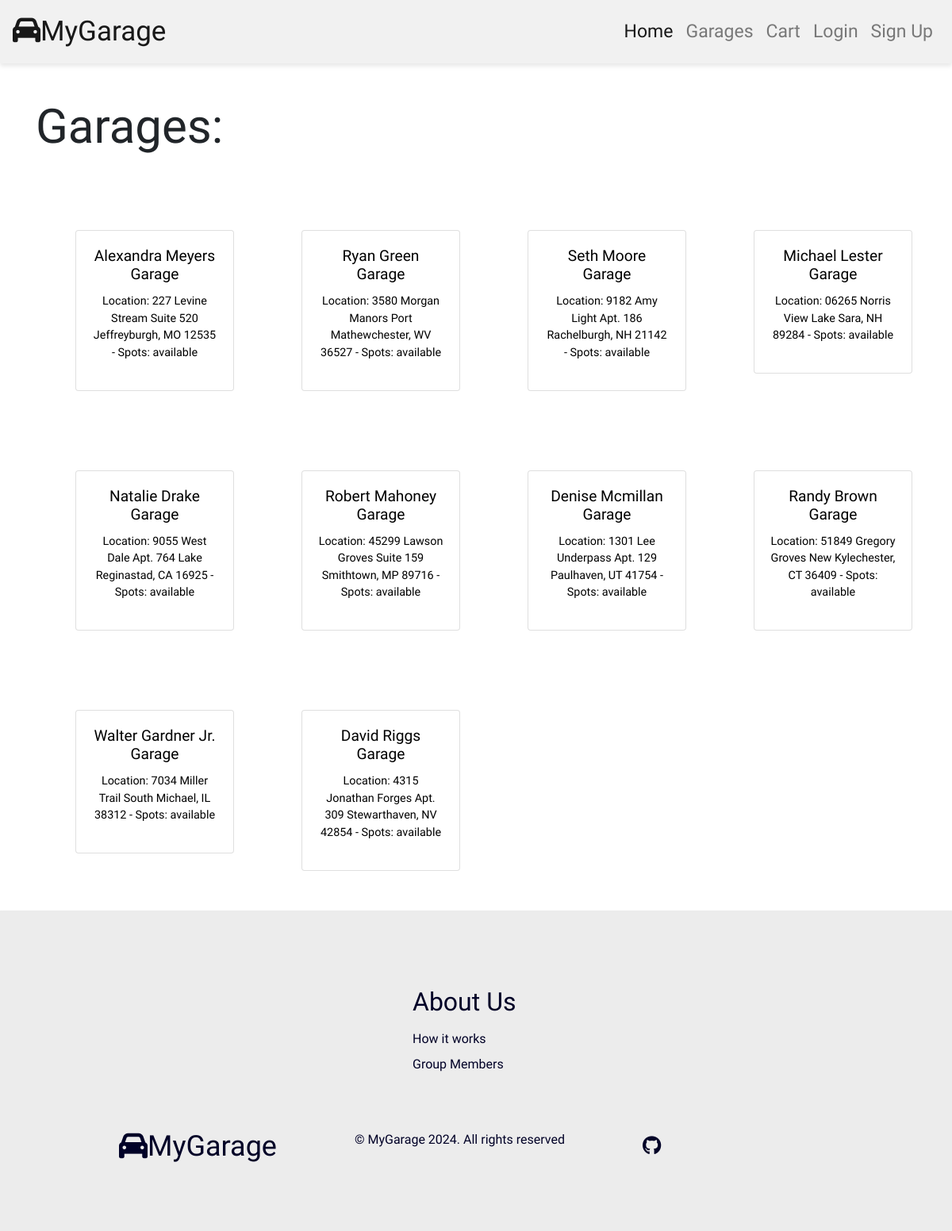
/allgarages, run on the app's committed database.
### models.py (models this page shows)
class Garage(Base):
    __tablename__ = "garages"
    id = Column(Integer, primary_key=True)
    name = Column(String(50))
    location = Column(String(100))
    phone_number = Column(String(10))
    hours = Column(Boolean, default=False)
    wheelchair_accessible = Column(Boolean, default=False)
    service_type = Column(String(20))

### app.py (the view)
@app.route("/allgarages")
def allGarages():
    garages = Garages.getAllGarages()
    return render_template("all_garages.html", garages=garages, user=getUser())

### app.py (called while the page is built)
def getUser():
    return current_user.username if current_user.is_authenticated else None

@app.context_processor
def inject_user():
    return dict(current_user=current_user)

### models.py (called while the page is built)
    def getAllGarages():
        garages = session.query(Garage).all()
        garages_as_dict = [user.__dict__ for user in garages]
        return garages_as_dict

### templates/all_garages.html (shortened to what this page needs)
{% extends 'base.html' %}
{% block content %}
<div class="container mt-4">
  <h1 class="mb-4">Garages:</h1>
  <div class="row">
      {% for garage in garages %}
      <div class="col-sm-12 col-md-6 col-lg-4 col-xl-3">
          <div class="card spot-card {{ 'available' if garage.id else 'unavailable' }}" onclick="location.href='/garage/{{ garage.id if garage.id else '#' }}'">
              <div class="card-body spot-body">
                  <h5 class="card-title">{{ garage.name }}</h5>
                  <p class="garage-info">Location: {{ garage.location }} - Spots: {{ garage.spots_available }} available</p>
              </div>
          </div>
      </div>
      {% endfor %}
  </div>
</div>
{% endblock %}

### templates/base.html (shortened to what this page needs)
<!DOCTYPE html>
<html lang="en">
<head>
    <link rel="stylesheet" href="https://maxcdn.bootstrapcdn.com/bootstrap/4.0.0/css/bootstrap.min.css">
    <link rel="stylesheet" href="/static/css/style.css">
    <link rel="stylesheet" href="https://stackpath.bootstrapcdn.com/bootstrap/4.5.2/css/bootstrap.min.css">
</head>
<body>
  <header>
      <nav class="navbar fixed-top navbar-expand-lg navbar-light">
        <a class="navbar-brand" href="/" style="font-size: 35px;"><i class="fa-solid fa-car"></i>MyGarage</a>
        <div class="collapse navbar-collapse justify-content-end" id="navbarNavDropdown">
          <ul class="navbar-nav">
            <li class="nav-item active">
              <a class="nav-link" href="/" style="font-size: 23px;">Home <span class="sr-only">(current)</span></a>
            </li>
            <li class="nav-item">
              <a class="nav-link" href="/allgarages" style="font-size: 23px;">Garages</a>
            </li>
            <li class="nav-item">
              <a class="nav-link" href="/cart" style="font-size: 23px;">Cart</a>
            </li>
            {% if current_user.is_authenticated %}
            <li class="nav-item dropdown">
              <a class="nav-link dropdown-toggle" href="#" id="navbarDropdownMenuLink" role="button" data-toggle="dropdown" aria-haspopup="true" aria-expanded="false" style="font-size: 23px;">
                Welcome, {{ current_user.username }}
              </a>
              <div class="dropdown-menu" aria-labelledby="navbarDropdownMenuLink">
                <a class="dropdown-item" href="/vehicles">Vehicles</a>
                <a class="dropdown-item" href="/allgarages">Garages</a>
                <a class="dropdown-item" href="#">Reservations</a>
                <div class="dropdown-divider"></div>
                <a class="dropdown-item" href="/update_profile">Account</a>
                <a class="dropdown-item" href="/logout">Logout</a>
              </div>
            </li>
            {% else %}
            <li class="nav-item">
              <a class="nav-link" href="/login" style="font-size: 23px;">Login</a>
            </li>
            <li class="nav-item">
              <a class="nav-link" href="/signup" style="font-size: 23px;">Sign Up</a>
            </li>
            {% endif %}
          </ul>
        </div>
      </nav>
    </header>
  {% block content %}
  {% endblock %}
<footer>
  <div class="footer__container">
      <div class="footer__links">
          <div class="footer__links--wrapper">
              <div class="footer__link--items">
                  <h2>About Us</h2>
                  <a href="/">How it works</a>
                  <a href="/">Group Members</a>
              </div>
          </div>
      </div>
      <div class="social__media">
          <div class="social__media--wrap">
              <div class="footer__logo">
                  <a href="/" id="footer__logo"><i class="fas fa-car"></i>MyGarage</a>
              </div>
              <p class="website__rights">© MyGarage 2024. All rights reserved</p>
              <div class="social__icons">
                  <a href="/" class="social__icon--link" target="_blank"><i class="fab fa-github"></i></a>
              </div>
          </div>
      </div>
  </div>
</footer>
<link href="https://stackpath.bootstrapcdn.com/bootstrap/4.5.2/css/bootstrap.min.css" rel="stylesheet">
</body>
</html>

### static/css/style.css (style rules this page uses)
* { box-sizing: border-box; margin: 0; padding: 0; font-family: 'Kumbh Sans', sans-serif; }
.navbar { background-color: #f1f1f1; height: 80px; display: flex; justify-content: center; align-items: center; position: sticky; top: 0; z-index: 999; box-shadow: 0 3px 6px rgba(0, 0, 0, 0.1); }
.navbar-brand { font-size: 25px; }
.spot-card { margin: 5px; width: 200px; cursor: pointer; transition: transform 0.2s; }
.spot-body { text-align: center; }
.available { background-color: #28a745; color: white; }
.card-title { font-size: 1.2rem; margin-bottom: 0.5rem; color: #000000; }
.garage-info { font-size: 0.9rem; color: #000000; }
.card { margin: 50px; }
.footer__container { background-color: #ececec; padding: 5rem 0; display: flex; flex-direction: column; justify-content: center; align-items: center; box-shadow: 0 2px 4px rgba(0, 0, 0, 0.1); }
#footer__logo { color: #000127; display: flex; align-items: center; cursor: pointer; text-decoration: none; text-shadow: #000000; font-size: 36px; }
.footer__links { width: 100%; max-width: 1000px; display: flex; justify-content: center; }
.footer__link--items { display: flex; flex-direction: column; align-items: flex-start; margin: 16px; text-align: left; width: 160px; box-sizing: border-box; }
.footer__link--items h2 { margin-bottom: 16px; }
.footer__link--items > h2 { color: #000127; text-shadow: #000000; }
.footer__link--items a { color: #000127; text-shadow: #000000; text-decoration: none; margin-bottom: 0.5rem; }
.social__icon--link { color: #000127; font-size: 24px; }
.social__media { max-width: 1000px; width: 100%; }
.social__media--wrap { display: flex; justify-content: space-between; align-items: center; width: 90%; max-width: 1000px; margin: 40px auto 0 auto; }
.social__icons { display: flex; justify-content: space-between; align-items: center; width: 240px; }
.website__rights { color: #000127; }
.container h1 { padding-top: 100px; padding-bottom: 20px; font-size: 60px; }

### data on the page
Garage: name "Alexandra Meyers Garage", location "227 Levine Stream Suite 520 Jeffreyburgh, MO 12535"
Garage: name "Ryan Green Garage", location "3580 Morgan Manors Port Mathewchester, WV 36527"
Garage: name "Seth Moore Garage", location "9182 Amy Light Apt. 186 Rachelburgh, NH 21142"
Garage: name "Michael Lester Garage", location "06265 Norris View Lake Sara, NH 89284"
Garage: name "Natalie Drake Garage", location "9055 West Dale Apt. 764 Lake Reginastad, CA 16925"
Garage: name "Robert Mahoney Garage", location "45299 Lawson Groves Suite 159 Smithtown, MP 89716"
Garage: name "Denise Mcmillan Garage", location "1301 Lee Underpass Apt. 129 Paulhaven, UT 41754"
Garage: name "Randy Brown Garage", location "51849 Gregory Groves New Kylechester, CT 36409"
Garage: name "Walter Gardner Jr. Garage", location "7034 Miller Trail South Michael, IL 38312"
Garage: name "David Riggs Garage", location "4315 Jonathan Forges Apt. 309 Stewarthaven, NV 42854"
